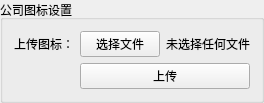
               <widget class="QGroupBox" name="groupBox_29">
                <property name="title">
                 <string>公司图标设置</string>
                </property>
                <layout class="QFormLayout" name="formLayout_15">
                 <property name="labelAlignment">
                  <set>Qt::AlignRight|Qt::AlignTrailing|Qt::AlignVCenter</set>
                 </property>
                 <item row="0" column="0">
                  <widget class="QLabel" name="lab_ComIco">
                   <property name="text">
                    <string>上传图标：</string>
                   </property>
                  </widget>
                 </item>
                 <item row="0" column="1">
                  <layout class="QHBoxLayout" name="horizontalLayout_51">
                   <item>
                    <widget class="QPushButton" name="pus_ComFile">
                     <property name="text">
                      <string>选择文件</string>
                     </property>
                    </widget>
                   </item>
                   <item>
                    <widget class="QLabel" name="lab_ComFile">
                     <property name="text">
                      <string>未选择任何文件</string>
                     </property>
                    </widget>
                   </item>
                  </layout>
                 </item>
                 <item row="1" column="1">
                  <widget class="QPushButton" name="pus_ComSet">
                   <property name="text">
                    <string>上传</string>
                   </property>
                  </widget>
                 </item>
                </layout>
               </widget>
